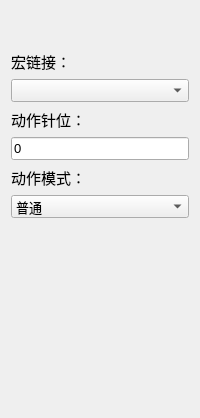
              <widget class="QWidget" name="macro">
               <layout class="QVBoxLayout" name="verticalLayout_4">
                <property name="topMargin">
                 <number>50</number>
                </property>
                <property name="bottomMargin">
                 <number>200</number>
                </property>
                <item>
                 <widget class="QLabel" name="label_22">
                  <property name="font">
                   <font>
                    <family>MS Shell Dlg 2</family>
                    <pointsize>11</pointsize>
                    <weight>50</weight>
                    <bold>false</bold>
                   </font>
                  </property>
                  <property name="text">
                   <string>宏链接：</string>
                  </property>
                 </widget>
                </item>
                <item>
                 <widget class="QComboBox" name="m_lstMarco">
                  <property name="minimumSize">
                   <size>
                    <width>0</width>
                    <height>0</height>
                   </size>
                  </property>
                  <property name="maximumSize">
                   <size>
                    <width>16777215</width>
                    <height>16777215</height>
                   </size>
                  </property>
                  <property name="font">
                   <font>
                    <pointsize>10</pointsize>
                   </font>
                  </property>
                 </widget>
                </item>
                <item>
                 <widget class="QLabel" name="label_23">
                  <property name="font">
                   <font>
                    <family>MS Shell Dlg 2</family>
                    <pointsize>11</pointsize>
                    <weight>50</weight>
                    <bold>false</bold>
                   </font>
                  </property>
                  <property name="text">
                   <string>动作针位：</string>
                  </property>
                 </widget>
                </item>
                <item>
                 <widget class="QLineEdit" name="m_needle_2">
                  <property name="font">
                   <font>
                    <pointsize>10</pointsize>
                   </font>
                  </property>
                  <property name="styleSheet">
                   <string notr="true"/>
                  </property>
                  <property name="text">
                   <string>0</string>
                  </property>
                 </widget>
                </item>
                <item>
                 <widget class="QLabel" name="label_24">
                  <property name="font">
                   <font>
                    <family>MS Shell Dlg 2</family>
                    <pointsize>11</pointsize>
                    <weight>50</weight>
                    <bold>false</bold>
                   </font>
                  </property>
                  <property name="text">
                   <string>动作模式：</string>
                  </property>
                 </widget>
                </item>
                <item>
                 <widget class="QComboBox" name="m_speed_2">
                  <property name="sizePolicy">
                   <sizepolicy hsizetype="Preferred" vsizetype="Fixed">
                    <horstretch>0</horstretch>
                    <verstretch>0</verstretch>
                   </sizepolicy>
                  </property>
                  <property name="minimumSize">
                   <size>
                    <width>0</width>
                    <height>0</height>
                   </size>
                  </property>
                  <property name="maximumSize">
                   <size>
                    <width>16777215</width>
                    <height>16777215</height>
                   </size>
                  </property>
                  <property name="font">
                   <font>
                    <pointsize>10</pointsize>
                   </font>
                  </property>
                  <property name="styleSheet">
                   <string notr="true"/>
                  </property>
                  <item>
                   <property name="text">
                    <string>普通</string>
                   </property>
                  </item>
                  <item>
                   <property name="text">
                    <string>释放</string>
                   </property>
                  </item>
                  <item>
                   <property name="text">
                    <string>保存</string>
                   </property>
                  </item>
                 </widget>
                </item>
               </layout>
              </widget>
